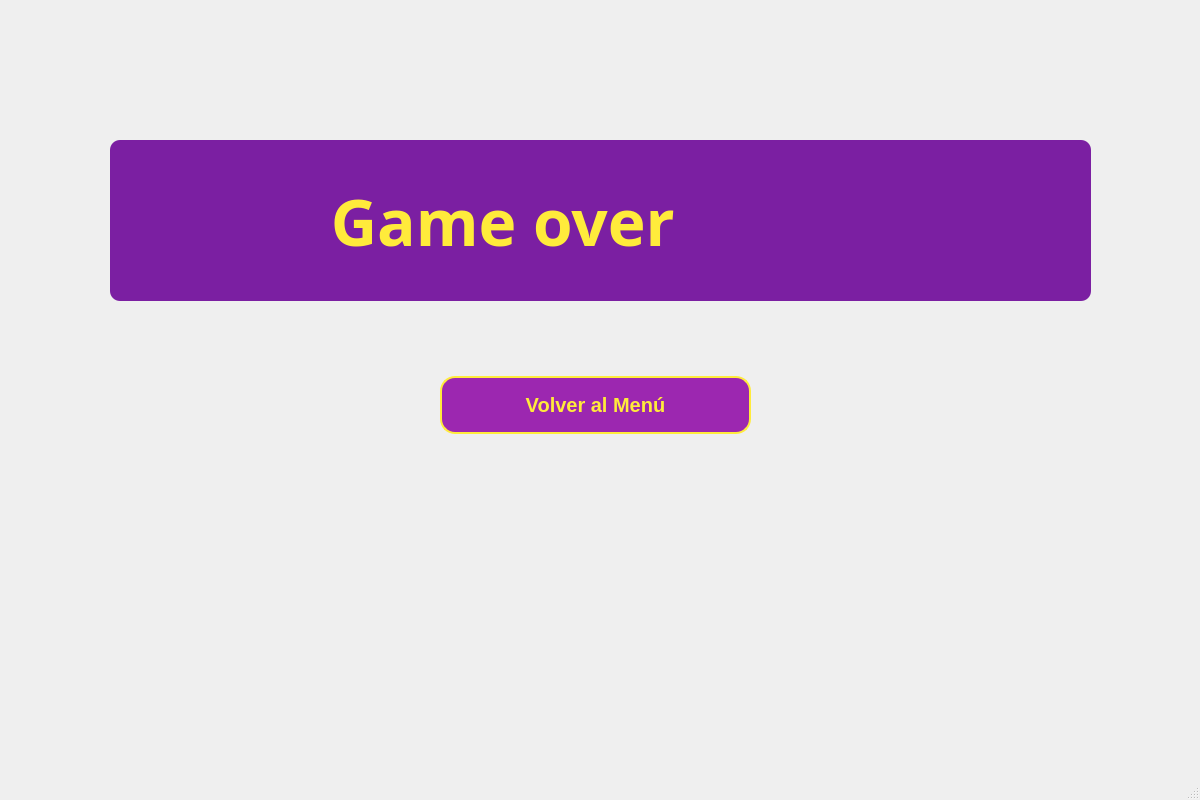
<?xml version="1.0" encoding="UTF-8"?>
<ui version="4.0">
 <class>MainWindow</class>
 <widget class="QMainWindow" name="MainWindow">
  <property name="geometry">
   <rect>
    <x>0</x>
    <y>0</y>
    <width>1200</width>
    <height>800</height>
   </rect>
  </property>
  <property name="windowTitle">
   <string>MainWindow</string>
  </property>
  <widget class="QWidget" name="centralwidget">
   <widget class="QStackedWidget" name="stackedWidget">
    <property name="geometry">
     <rect>
      <x>30</x>
      <y>0</y>
      <width>1181</width>
      <height>791</height>
     </rect>
    </property>
    <property name="styleSheet">
     <string notr="true">alternate-background-color: rgb(85, 85, 255);
selection-background-color: rgb(85, 85, 255);

</string>
    </property>
    <property name="currentIndex">
     <number>2</number>
    </property>
    <widget class="QWidget" name="page1">
     <widget class="QWidget" name="verticalLayoutWidget_2">
      <property name="geometry">
       <rect>
        <x>390</x>
        <y>430</y>
        <width>331</width>
        <height>191</height>
       </rect>
      </property>
      <layout class="QVBoxLayout" name="verticalLayout_2">
       <item>
        <widget class="QPushButton" name="playButton">
         <property name="palette">
          <palette>
           <active>
            <colorrole role="WindowText">
             <brush brushstyle="SolidPattern">
              <color alpha="255">
               <red>255</red>
               <green>235</green>
               <blue>59</blue>
              </color>
             </brush>
            </colorrole>
            <colorrole role="Button">
             <brush brushstyle="SolidPattern">
              <color alpha="255">
               <red>156</red>
               <green>39</green>
               <blue>176</blue>
              </color>
             </brush>
            </colorrole>
            <colorrole role="Text">
             <brush brushstyle="SolidPattern">
              <color alpha="255">
               <red>255</red>
               <green>235</green>
               <blue>59</blue>
              </color>
             </brush>
            </colorrole>
            <colorrole role="ButtonText">
             <brush brushstyle="SolidPattern">
              <color alpha="255">
               <red>255</red>
               <green>235</green>
               <blue>59</blue>
              </color>
             </brush>
            </colorrole>
            <colorrole role="Base">
             <brush brushstyle="SolidPattern">
              <color alpha="255">
               <red>156</red>
               <green>39</green>
               <blue>176</blue>
              </color>
             </brush>
            </colorrole>
            <colorrole role="Window">
             <brush brushstyle="SolidPattern">
              <color alpha="255">
               <red>156</red>
               <green>39</green>
               <blue>176</blue>
              </color>
             </brush>
            </colorrole>
            <colorrole role="Highlight">
             <brush brushstyle="SolidPattern">
              <color alpha="255">
               <red>85</red>
               <green>85</green>
               <blue>255</blue>
              </color>
             </brush>
            </colorrole>
            <colorrole role="AlternateBase">
             <brush brushstyle="SolidPattern">
              <color alpha="255">
               <red>85</red>
               <green>85</green>
               <blue>255</blue>
              </color>
             </brush>
            </colorrole>
            <colorrole role="PlaceholderText">
             <brush brushstyle="NoBrush">
              <color alpha="128">
               <red>255</red>
               <green>235</green>
               <blue>59</blue>
              </color>
             </brush>
            </colorrole>
           </active>
           <inactive>
            <colorrole role="WindowText">
             <brush brushstyle="SolidPattern">
              <color alpha="255">
               <red>255</red>
               <green>235</green>
               <blue>59</blue>
              </color>
             </brush>
            </colorrole>
            <colorrole role="Button">
             <brush brushstyle="SolidPattern">
              <color alpha="255">
               <red>156</red>
               <green>39</green>
               <blue>176</blue>
              </color>
             </brush>
            </colorrole>
            <colorrole role="Text">
             <brush brushstyle="SolidPattern">
              <color alpha="255">
               <red>255</red>
               <green>235</green>
               <blue>59</blue>
              </color>
             </brush>
            </colorrole>
            <colorrole role="ButtonText">
             <brush brushstyle="SolidPattern">
              <color alpha="255">
               <red>255</red>
               <green>235</green>
               <blue>59</blue>
              </color>
             </brush>
            </colorrole>
            <colorrole role="Base">
             <brush brushstyle="SolidPattern">
              <color alpha="255">
               <red>156</red>
               <green>39</green>
               <blue>176</blue>
              </color>
             </brush>
            </colorrole>
            <colorrole role="Window">
             <brush brushstyle="SolidPattern">
              <color alpha="255">
               <red>156</red>
               <green>39</green>
               <blue>176</blue>
              </color>
             </brush>
            </colorrole>
            <colorrole role="Highlight">
             <brush brushstyle="SolidPattern">
              <color alpha="255">
               <red>85</red>
               <green>85</green>
               <blue>255</blue>
              </color>
             </brush>
            </colorrole>
            <colorrole role="AlternateBase">
             <brush brushstyle="SolidPattern">
              <color alpha="255">
               <red>85</red>
               <green>85</green>
               <blue>255</blue>
              </color>
             </brush>
            </colorrole>
            <colorrole role="PlaceholderText">
             <brush brushstyle="NoBrush">
              <color alpha="128">
               <red>255</red>
               <green>235</green>
               <blue>59</blue>
              </color>
             </brush>
            </colorrole>
           </inactive>
           <disabled>
            <colorrole role="WindowText">
             <brush brushstyle="SolidPattern">
              <color alpha="255">
               <red>255</red>
               <green>235</green>
               <blue>59</blue>
              </color>
             </brush>
            </colorrole>
            <colorrole role="Button">
             <brush brushstyle="SolidPattern">
              <color alpha="255">
               <red>156</red>
               <green>39</green>
               <blue>176</blue>
              </color>
             </brush>
            </colorrole>
            <colorrole role="Text">
             <brush brushstyle="SolidPattern">
              <color alpha="255">
               <red>255</red>
               <green>235</green>
               <blue>59</blue>
              </color>
             </brush>
            </colorrole>
            <colorrole role="ButtonText">
             <brush brushstyle="SolidPattern">
              <color alpha="255">
               <red>255</red>
               <green>235</green>
               <blue>59</blue>
              </color>
             </brush>
            </colorrole>
            <colorrole role="Base">
             <brush brushstyle="SolidPattern">
              <color alpha="255">
               <red>156</red>
               <green>39</green>
               <blue>176</blue>
              </color>
             </brush>
            </colorrole>
            <colorrole role="Window">
             <brush brushstyle="SolidPattern">
              <color alpha="255">
               <red>156</red>
               <green>39</green>
               <blue>176</blue>
              </color>
             </brush>
            </colorrole>
            <colorrole role="Highlight">
             <brush brushstyle="SolidPattern">
              <color alpha="255">
               <red>85</red>
               <green>85</green>
               <blue>255</blue>
              </color>
             </brush>
            </colorrole>
            <colorrole role="AlternateBase">
             <brush brushstyle="SolidPattern">
              <color alpha="255">
               <red>85</red>
               <green>85</green>
               <blue>255</blue>
              </color>
             </brush>
            </colorrole>
            <colorrole role="PlaceholderText">
             <brush brushstyle="NoBrush">
              <color alpha="128">
               <red>255</red>
               <green>235</green>
               <blue>59</blue>
              </color>
             </brush>
            </colorrole>
           </disabled>
          </palette>
         </property>
         <property name="font">
          <font>
           <family>Arial</family>
           <pointsize>-1</pointsize>
           <weight>75</weight>
           <bold>true</bold>
           <underline>false</underline>
           <strikeout>false</strikeout>
          </font>
         </property>
         <property name="cursor">
          <cursorShape>OpenHandCursor</cursorShape>
         </property>
         <property name="acceptDrops">
          <bool>false</bool>
         </property>
         <property name="styleSheet">
          <string notr="true">QPushButton {
                background-color: #9C27B0; /* Morado */
                border: 2px solid #FFEB3B; /* Amarillo */
                border-radius: 15px;
                color: #FFEB3B; /* Amarillo */
                padding: 15px 32px;
                text-align: center;
                text-decoration: none;
                display: inline-block;
                font-size: 20px;
                font-family: Arial, sans-serif;
                font-weight: bold;
                transition-duration: 0.4s;
                cursor: pointer;
            }
            QPushButton:hover {
                background-color: #7B1FA2; /* Morado oscuro */
                border-color: #FFD600; /* Amarillo claro */
                color: #FFD600; /* Amarillo claro */
            }
            QPushButton:pressed {
                background-color: #7B1FA2; /* Morado oscuro */
                border-color: #FFD600; /* Amarillo claro */
                color: #FFD600; /* Amarillo claro */
                border: 2px solid #FFEB3B; /* Amarillo */
            }
     </string>
         </property>
         <property name="text">
          <string>Jugar</string>
         </property>
        </widget>
       </item>
       <item>
        <widget class="QPushButton" name="aboutButton">
         <property name="font">
          <font>
           <family>Arial</family>
           <pointsize>-1</pointsize>
           <weight>75</weight>
           <bold>true</bold>
           <underline>false</underline>
           <strikeout>false</strikeout>
          </font>
         </property>
         <property name="cursor">
          <cursorShape>OpenHandCursor</cursorShape>
         </property>
         <property name="styleSheet">
          <string notr="true">QPushButton {
                background-color: #9C27B0; /* Morado */
                border: 2px solid #FFEB3B; /* Amarillo */
                border-radius: 15px;
                color: #FFEB3B; /* Amarillo */
                padding: 15px 32px;
                text-align: center;
                text-decoration: none;
                display: inline-block;
                font-size: 20px;
                font-family: Arial, sans-serif;
                font-weight: bold;
                transition-duration: 0.4s;
                cursor: pointer;
            }
            QPushButton:hover {
                background-color: #7B1FA2; /* Morado oscuro */
                border-color: #FFD600; /* Amarillo claro */
                color: #FFD600; /* Amarillo claro */
            }
            QPushButton:pressed {
                background-color: #7B1FA2; /* Morado oscuro */
                border-color: #FFD600; /* Amarillo claro */
                color: #FFD600; /* Amarillo claro */
                border: 2px solid #FFEB3B; /* Amarillo */
            }</string>
         </property>
         <property name="text">
          <string>Acerca de</string>
         </property>
        </widget>
       </item>
       <item>
        <widget class="QPushButton" name="exitButton">
         <property name="font">
          <font>
           <family>Arial</family>
           <pointsize>-1</pointsize>
           <weight>75</weight>
           <bold>true</bold>
           <underline>false</underline>
           <strikeout>false</strikeout>
          </font>
         </property>
         <property name="cursor">
          <cursorShape>OpenHandCursor</cursorShape>
         </property>
         <property name="mouseTracking">
          <bool>true</bool>
         </property>
         <property name="styleSheet">
          <string notr="true">QPushButton {
                background-color: #9C27B0; /* Morado */
                border: 2px solid #FFEB3B; /* Amarillo */
                border-radius: 15px;
                color: #FFEB3B; /* Amarillo */
                padding: 15px 32px;
                text-align: center;
                text-decoration: none;
                display: inline-block;
                font-size: 20px;
                font-family: Arial, sans-serif;
                font-weight: bold;
                transition-duration: 0.4s;
                cursor: pointer;
            }
            QPushButton:hover {
                background-color: #7B1FA2; /* Morado oscuro */
                border-color: #FFD600; /* Amarillo claro */
                color: #FFD600; /* Amarillo claro */
            }
            QPushButton:pressed {
                background-color: #7B1FA2; /* Morado oscuro */
                border-color: #FFD600; /* Amarillo claro */
                color: #FFD600; /* Amarillo claro */
                border: 2px solid #FFEB3B; /* Amarillo */
            }</string>
         </property>
         <property name="text">
          <string>Salir</string>
         </property>
        </widget>
       </item>
      </layout>
     </widget>
     <widget class="QLabel" name="backgroundLabel">
      <property name="geometry">
       <rect>
        <x>-24</x>
        <y>20</y>
        <width>1191</width>
        <height>761</height>
       </rect>
      </property>
      <property name="styleSheet">
       <string notr="true">QLabel#backgroundLabel {
    background-image: url(:/images/fondomenu.jpg); 
    background-repeat: no-repeat;
    background-position: center;
}</string>
      </property>
      <property name="text">
       <string/>
      </property>
     </widget>
     <widget class="QLabel" name="logoLabel">
      <property name="geometry">
       <rect>
        <x>190</x>
        <y>60</y>
        <width>731</width>
        <height>341</height>
       </rect>
      </property>
      <property name="styleSheet">
       <string notr="true">QLabel#logoLabel {
    background-image: url(:/images/logopong.png);
    background-repeat: no-repeat;
    background-position: top center;
    min-height: 10px; 
	border-color: rgb(85, 0, 255);
	
	border-bottom-color: rgb(85, 0, 255);
}</string>
      </property>
      <property name="text">
       <string/>
      </property>
     </widget>
     <zorder>backgroundLabel</zorder>
     <zorder>verticalLayoutWidget_2</zorder>
     <zorder>logoLabel</zorder>
    </widget>
    <widget class="QWidget" name="page2">
     <widget class="QWidget" name="verticalLayoutWidget">
      <property name="geometry">
       <rect>
        <x>380</x>
        <y>260</y>
        <width>391</width>
        <height>301</height>
       </rect>
      </property>
      <layout class="QVBoxLayout" name="verticalLayout">
       <item>
        <widget class="QPushButton" name="singlePlayerButton">
         <property name="font">
          <font>
           <family>Arial</family>
           <pointsize>-1</pointsize>
           <weight>75</weight>
           <bold>true</bold>
           <underline>false</underline>
           <strikeout>false</strikeout>
          </font>
         </property>
         <property name="styleSheet">
          <string notr="true">QPushButton {
                background-color: #9C27B0; 
                border: 2px solid #FFEB3B; 
                border-radius: 15px;
                color: #FFEB3B; 
                padding: 15px 32px;
                text-align: center;
                text-decoration: none;
                display: inline-block;
                font-size: 20px;
                font-family: Arial, sans-serif;
                font-weight: bold;
                transition-duration: 0.4s;
                cursor: pointer;
            }
            QPushButton:hover {
                background-color: #7B1FA2; 
                border-color: #FFD600; 
                color: #FFD600; 
            }
            QPushButton:pressed {
                background-color: #7B1FA2;
                border-color: #FFD600; 
                color: #FFD600; 
                border: 2px solid #FFEB3B; 
            }
     </string>
         </property>
         <property name="text">
          <string>Un jugador</string>
         </property>
        </widget>
       </item>
       <item>
        <widget class="QPushButton" name="multiPlayerButton">
         <property name="font">
          <font>
           <family>Arial</family>
           <pointsize>-1</pointsize>
           <weight>75</weight>
           <bold>true</bold>
           <underline>false</underline>
           <strikeout>false</strikeout>
          </font>
         </property>
         <property name="styleSheet">
          <string notr="true">QPushButton {
                background-color: #9C27B0; 
                border: 2px solid #FFEB3B; 
                border-radius: 15px;
                color: #FFEB3B;
                padding: 15px 32px;
                text-align: center;
                text-decoration: none;
                display: inline-block;
                font-size: 20px;
                font-family: Arial, sans-serif;
                font-weight: bold;
                transition-duration: 0.4s;
                cursor: pointer;
            }
            QPushButton:hover {
                background-color: #7B1FA2; 
                border-color: #FFD600; 
                color: #FFD600; 
            }
            QPushButton:pressed {
                background-color: #7B1FA2; 
                border-color: #FFD600; 
                color: #FFD600; 
                border: 2px solid #FFEB3B; 
            }
     </string>
         </property>
         <property name="text">
          <string>Dos jugadores</string>
         </property>
        </widget>
       </item>
       <item>
        <widget class="QPushButton" name="backButton">
         <property name="font">
          <font>
           <family>Arial</family>
           <pointsize>-1</pointsize>
           <weight>75</weight>
           <bold>true</bold>
           <underline>false</underline>
           <strikeout>false</strikeout>
          </font>
         </property>
         <property name="styleSheet">
          <string notr="true">QPushButton {
                background-color: #9C27B0; 
                border: 2px solid #FFEB3B;
                border-radius: 15px;
                color: #FFEB3B; 
                padding: 15px 32px;
                text-align: center;
                text-decoration: none;
                display: inline-block;
                font-size: 20px;
                font-family: Arial, sans-serif;
                font-weight: bold;
                transition-duration: 0.4s;
                cursor: pointer;
            }
            QPushButton:hover {
                background-color: #7B1FA2; 
                border-color: #FFD600; 
                color: #FFD600; 
            }
            QPushButton:pressed {
                background-color: #7B1FA2;
                border-color: #FFD600; 
                color: #FFD600; 
                border: 2px solid #FFEB3B; 
            }
     </string>
         </property>
         <property name="text">
          <string>Atras</string>
         </property>
        </widget>
       </item>
      </layout>
     </widget>
     <widget class="QLabel" name="backgroundLabel_2">
      <property name="geometry">
       <rect>
        <x>-30</x>
        <y>0</y>
        <width>1201</width>
        <height>781</height>
       </rect>
      </property>
      <property name="styleSheet">
       <string notr="true">QLabel#backgroundLabel_2 {
    background-image: url(:/images/fondomenu.jpg); 
    background-repeat: no-repeat;
}</string>
      </property>
      <property name="text">
       <string/>
      </property>
     </widget>
     <zorder>backgroundLabel_2</zorder>
     <zorder>verticalLayoutWidget</zorder>
    </widget>
    <widget class="QWidget" name="page3">
     <widget class="QWidget" name="gridLayoutWidget">
      <property name="geometry">
       <rect>
        <x>410</x>
        <y>330</y>
        <width>311</width>
        <height>151</height>
       </rect>
      </property>
      <layout class="QGridLayout" name="gridLayout">
       <item row="0" column="0">
        <widget class="QPushButton" name="returnToMenuButton">
         <property name="font">
          <font>
           <family>Arial</family>
           <pointsize>-1</pointsize>
           <weight>75</weight>
           <bold>true</bold>
           <underline>false</underline>
           <strikeout>false</strikeout>
          </font>
         </property>
         <property name="styleSheet">
          <string notr="true">QPushButton {
                background-color: #9C27B0; 
                border: 2px solid #FFEB3B; 
                border-radius: 15px;
                color: #FFEB3B; 
                padding: 15px 32px;
                text-align: center;
                text-decoration: none;
                display: inline-block;
                font-size: 20px;
                font-family: Arial, sans-serif;
                font-weight: bold;
                transition-duration: 0.4s;
                cursor: pointer;
            }
            QPushButton:hover {
                background-color: #7B1FA2; 
                border-color: #FFD600; 
                color: #FFD600; 
            }
            QPushButton:pressed {
                background-color: #7B1FA2;
                border-color: #FFD600; 
                color: #FFD600; 
                border: 2px solid #FFEB3B; 
            }
     </string>
         </property>
         <property name="text">
          <string>Volver al Menú</string>
         </property>
        </widget>
       </item>
      </layout>
     </widget>
     <widget class="QLabel" name="backgroundLabel_3">
      <property name="geometry">
       <rect>
        <x>-470</x>
        <y>-30</y>
        <width>1611</width>
        <height>871</height>
       </rect>
      </property>
      <property name="styleSheet">
       <string notr="true">QLabel#backgroundLabel_3 {
    background-image: url(:/images/icono1.png); 
    background-repeat: no-repeat;
}</string>
      </property>
      <property name="text">
       <string/>
      </property>
     </widget>
     <widget class="QLabel" name="gameover">
      <property name="geometry">
       <rect>
        <x>80</x>
        <y>140</y>
        <width>981</width>
        <height>161</height>
       </rect>
      </property>
      <property name="font">
       <font>
        <family>Kristen ITC</family>
        <pointsize>48</pointsize>
        <weight>75</weight>
        <bold>true</bold>
       </font>
      </property>
      <property name="styleSheet">
       <string notr="true">QLabel {
        font-size: 48pt; /* Tamaño de la fuente */
        font-weight: bold; /* Grosor de la fuente */
        color: #FFEB3B; /* Amarillo */
        text-align: center; /* Alineación del texto */
        padding: 20px; /* Relleno alrededor del texto */
        border-radius: 10px; /* Radio de borde para un aspecto redondeado */
        background-color: #7B1FA2;
		text-transform: uppercase;
    }</string>
      </property>
      <property name="text">
       <string>           Game over</string>
      </property>
     </widget>
     <zorder>backgroundLabel_3</zorder>
     <zorder>gridLayoutWidget</zorder>
     <zorder>gameover</zorder>
    </widget>
   </widget>
  </widget>
  <widget class="QMenuBar" name="menubar">
   <property name="geometry">
    <rect>
     <x>0</x>
     <y>0</y>
     <width>1200</width>
     <height>21</height>
    </rect>
   </property>
  </widget>
  <widget class="QStatusBar" name="statusbar"/>
 </widget>
 <resources/>
 <connections/>
</ui>
